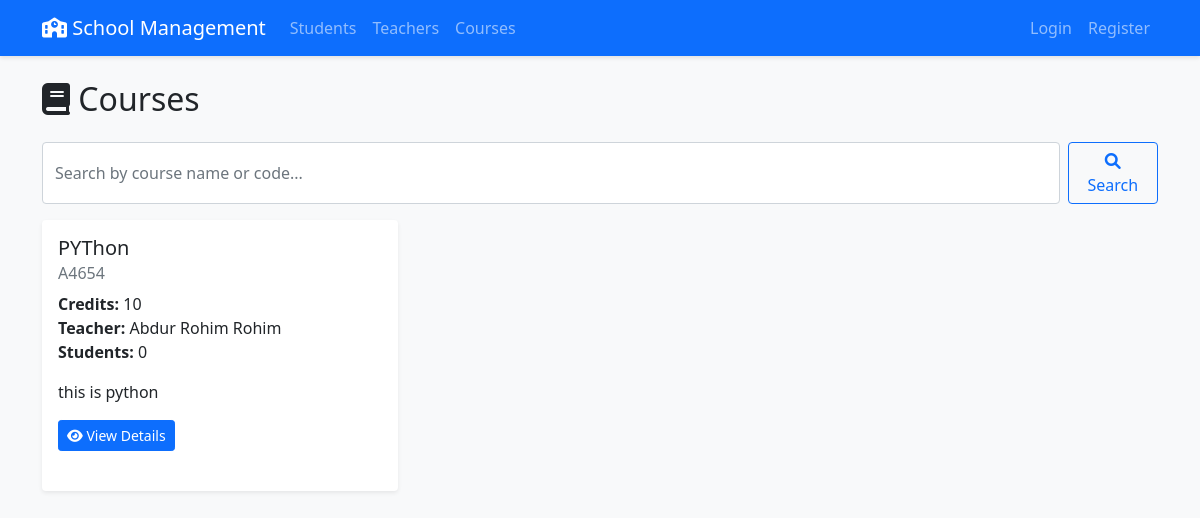
Page /courses/ on the committed database.
### school/models.py (models this page shows, shortened)
class Course(models.Model):
    name = models.CharField(max_length=100)
    code = models.CharField(max_length=10, unique=True)
    description = models.TextField()
    credits = models.IntegerField()
    teacher = models.ForeignKey(Teacher, on_delete=models.SET_NULL, null=True, related_name='courses')

class Teacher(models.Model):
    user = models.OneToOneField(User, on_delete=models.CASCADE, null=True, blank=True)
    first_name = models.CharField(max_length=50)
    last_name = models.CharField(max_length=50)
    email = models.EmailField(unique=True)
    phone = models.CharField(max_length=15)
    address = models.TextField()
    qualification = models.CharField(max_length=100)
    hire_date = models.DateField(auto_now_add=True)
    photo = models.ImageField(upload_to='teachers/', null=True, blank=True)
    def __str__(self):
        return f"{self.first_name} {self.last_name}"

### school/views.py (the view)
# urls.py: path('courses/', views.course_list, name='course-list'),
def course_list(request):
    query = request.GET.get('q')
    if query:
        courses = Course.objects.filter(
            Q(name__icontains=query) |
            Q(code__icontains=query)
        )
    else:
        courses = Course.objects.all()
    return render(request, 'school/course_list.html', {'courses': courses})

### school/templates/school/course_list.html (shortened to what this page needs)
{% extends 'school/base.html' %}
{% block content %}
<div class="row mb-3">
    <div class="col-md-8">
        <h2><i class="fas fa-book"></i> Courses</h2>
    </div>
    <div class="col-md-4 text-end">
    </div>
</div>
<div class="row mb-3">
    <div class="col-md-12">
        <form method="GET" action="" class="d-flex">
            <input class="form-control me-2" type="search" name="q" placeholder="Search by course name or code..." value="{{ request.GET.q }}">
            <button class="btn btn-outline-primary" type="submit"><i class="fas fa-search"></i> Search</button>
        </form>
    </div>
</div>
<div class="row">
    {% for course in courses %}
    <div class="col-md-4 mb-3">
        <div class="card h-100">
            <div class="card-body">
                <h5 class="card-title">{{ course.name }}</h5>
                <h6 class="card-subtitle mb-2 text-muted">{{ course.code }}</h6>
                <p class="card-text">
                    <strong>Credits:</strong> {{ course.credits }}<br>
                    <strong>Teacher:</strong> {{ course.teacher|default:"Not assigned" }}<br>
                    <strong>Students:</strong> {{ course.students.count }}
                </p>
                <p class="card-text">{{ course.description|truncatewords:20 }}</p>
                <a href="{% url 'course-detail' course.id %}" class="btn btn-primary btn-sm">
                    <i class="fas fa-eye"></i> View Details
                </a>
            </div>
        </div>
    </div>
    {% endfor %}
</div>
{% endblock %}

### static/css/style.css (style rules this page uses)
body { background-color: #f8f9fa; }
.card { box-shadow: 0 0.125rem 0.25rem rgba(0,0,0,.075); border: none; margin-bottom: 1.5rem; }
.btn-group-sm > .btn, .btn-sm { padding: 0.25rem 0.5rem; font-size: 0.875rem; }

### rows in the picture
Course: name "PYThon", code "A4654", credits "10", teacher "Abdur Rohim Rohim", students.count "0", description "this is python"
